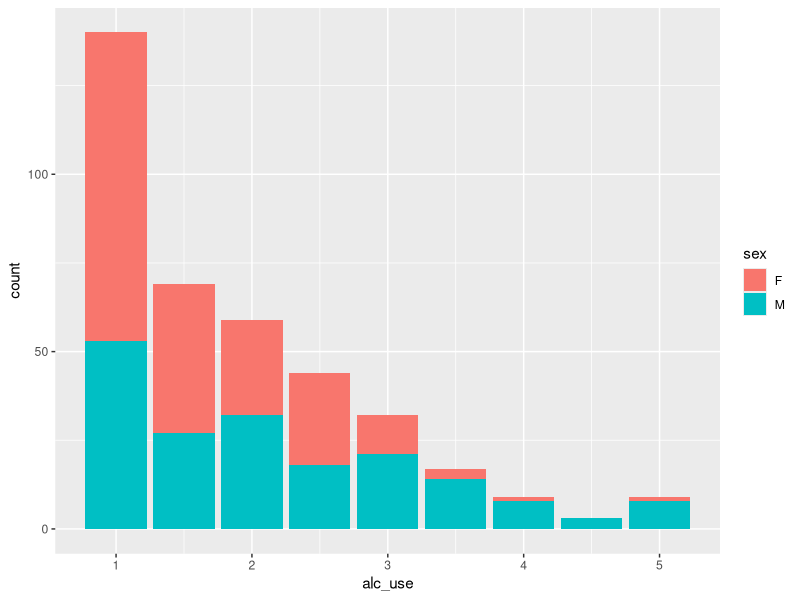
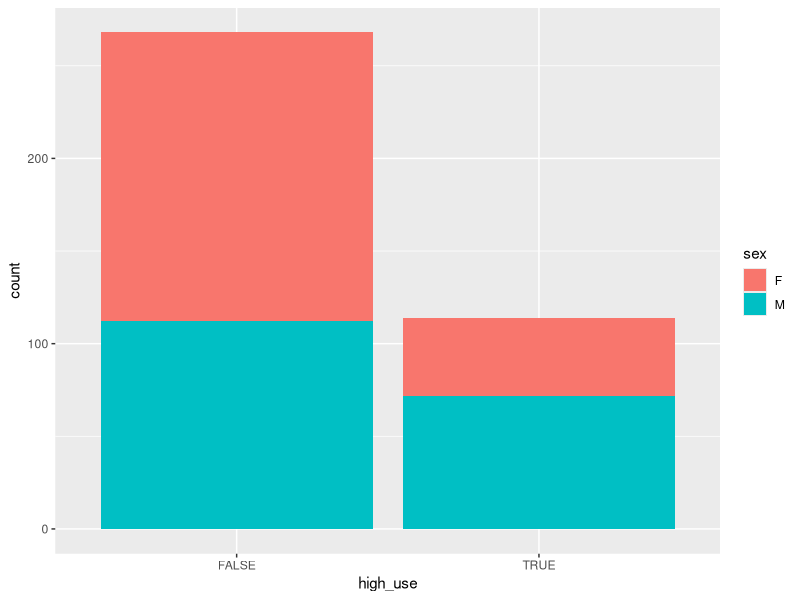
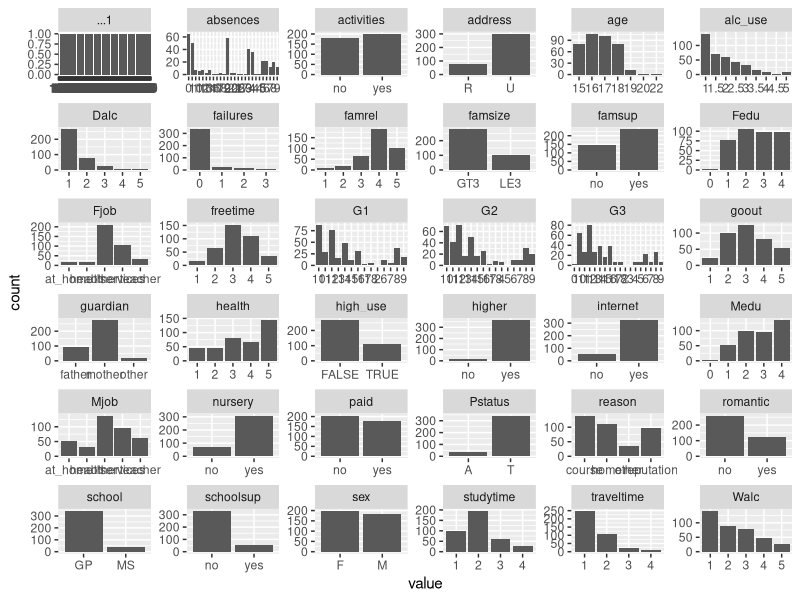
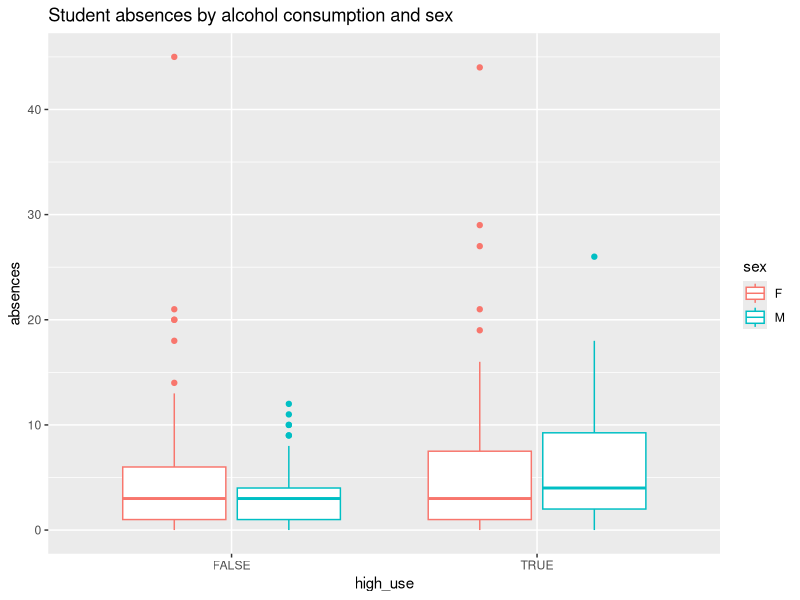
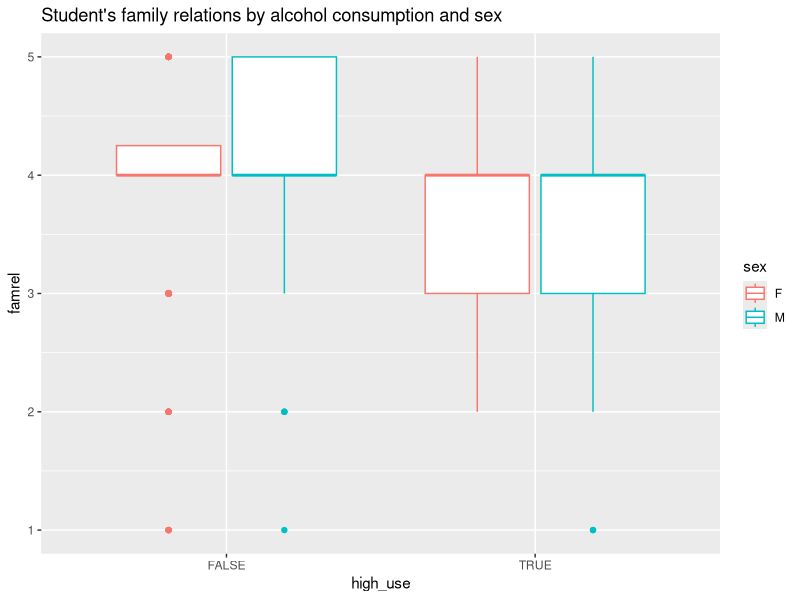
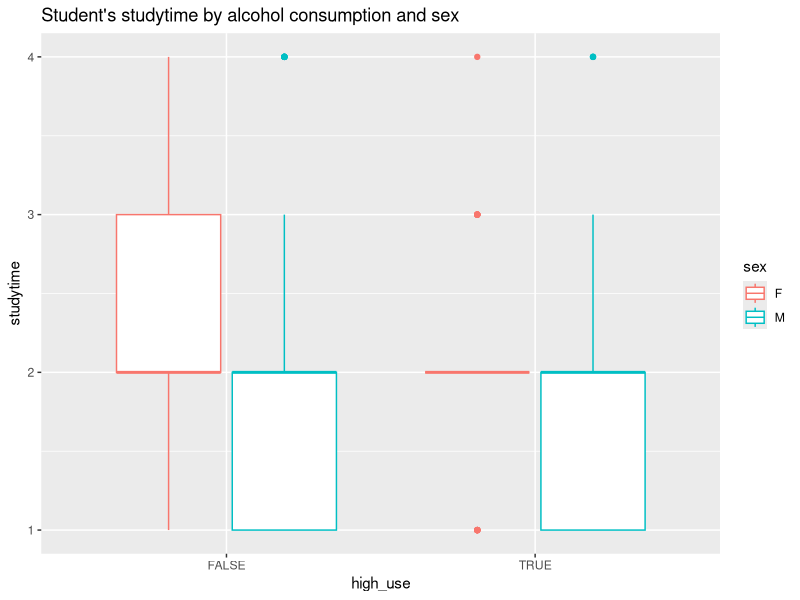
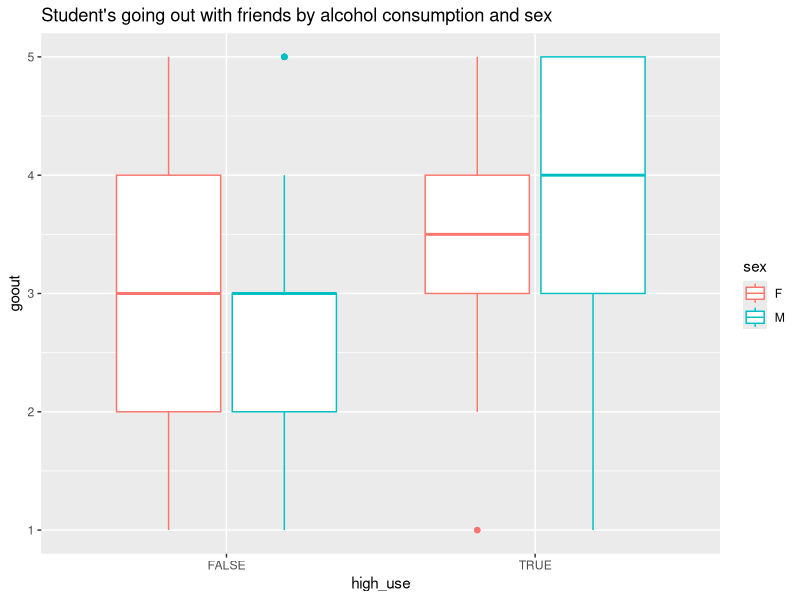
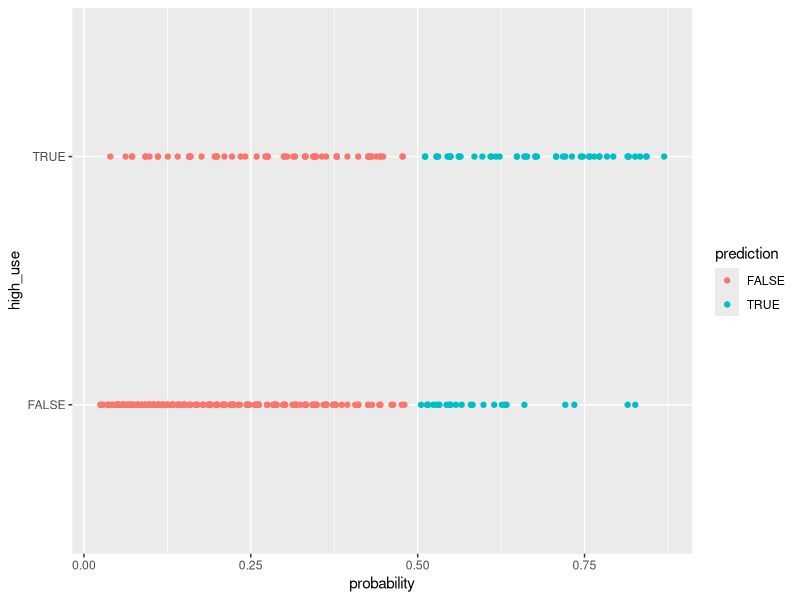

Here is the R script that generated these plots, in order:
## ---- chunk 1
knitr::opts_chunk$set(echo = FALSE)
## ---- chunk 2
library(dplyr) #accessed the dplyr-library
library(ggplot2) #accessed the ggplot2-library
library(readr) #accessed the readr-library
library(tidyr) #accessed tidyr-library
options(max.print=1000000)

alc <- read_csv2(file = "alc2.csv", col_names = TRUE, col_types = NULL)

colnames(alc)

## ---- chunk 3
library(gmodels)
library(gdata)
library(dplyr) #accessed the dplyr-library
library(ggplot2) #accessed the ggplot2-library
library(readr) #accessed the readr-library
library(tidyr) #accessed tidyr-library

g1 <- ggplot(data = alc, aes(x = alc_use, fill=sex))

# define the plot as a bar plot and draw it
g1 + geom_bar()

g2 <- ggplot(data = alc, aes(x = high_use, fill=sex))

# define the plot as a bar plot and draw it
g2 + geom_bar()

# draw a bar plot of each variable
gather(alc) %>% ggplot(aes(value)) + facet_wrap("key", scales = "free") + geom_bar()


# initialise a plot of high_use and absences

g2 <- ggplot(alc, aes(x = high_use, y = absences, col=sex))

g3 <- g2 + ggtitle("Student absences by alcohol consumption and sex")
# define the plot as a boxplot and draw it

g3 + geom_boxplot()

# initialize a plot of high_use and G3
g4 <- ggplot(alc, aes(x = high_use, y = famrel, col=sex))

# define the plot as a boxplot and draw it
g4 + geom_boxplot() + ggtitle("Student's family relations by alcohol consumption and sex")

# initialize a plot of high_use and G3
g5 <- ggplot(alc, aes(x = high_use, y = studytime, col=sex))

# define the plot as a boxplot and draw it
g5 + geom_boxplot() + ggtitle("Student's studytime by alcohol consumption and sex")


# initialize a plot of high_use and G3
g6 <- ggplot(alc, aes(x = high_use, y = goout, col=sex))

# define the plot as a boxplot and draw it
g6 + geom_boxplot() + ggtitle("Student's going out with friends by alcohol consumption and sex")

## ---- chunk 4
# find the model with glm()
m <- glm(high_use ~ absences + famrel + studytime + goout, data = alc, family = "binomial")

# print out a summary of the model
summary(m)

# print out the coefficients of the model
coef(m)

# compute odds ratios (OR)
OR <- coef(m) %>% exp

# compute confidence intervals (CI)
CI <- confint(m) %>% exp

# print out the odds ratios with their confidence intervals
cbind(OR, CI)



## ---- chunk 5
# fit the model
m <- glm(high_use ~ absences + famrel + studytime + goout, data = alc, family = "binomial")

# predict() the probability of high_use
probabilities <- predict(m, type = "response")

# add the predicted probabilities to 'alc'
alc <- mutate(alc, probability = probabilities)

# use the probabilities to make a prediction of high_use
alc <- mutate(alc, prediction = (probability > 0.5))

# tabulate the target variable versus the predictions
table(high_use = alc$high_use, prediction = alc$prediction)

## ---- chunk 6
# access dplyr and ggplot2
library(dplyr); library(ggplot2)

# initialize a plot of 'high_use' versus 'probability' in 'alc'
g <- ggplot(alc, aes(x = probability, y = high_use, col = prediction))

# define the geom as points and draw the plot
g + geom_point()

# tabulate the target variable versus the predictions
table(high_use = alc$high_use, prediction = alc$prediction) %>% prop.table %>% addmargins
## ---- chunk 7
# define a loss function (mean prediction error)
loss_func <- function(class, prob) {
  n_wrong <- abs(class - prob) > 0.5
  mean(n_wrong)
}

loss_func(class = alc$high_use, prob = alc$probability)
